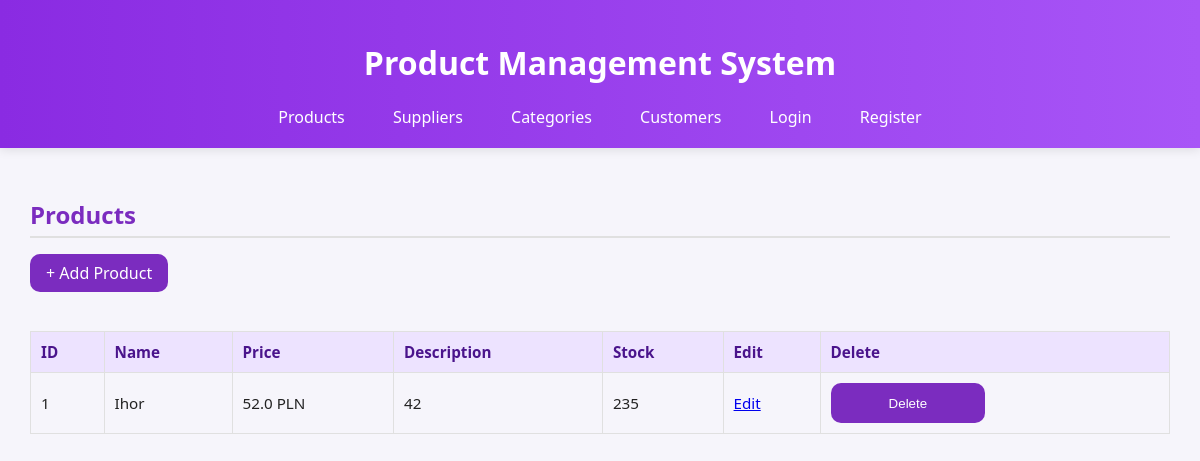
Before: / with the older database file.
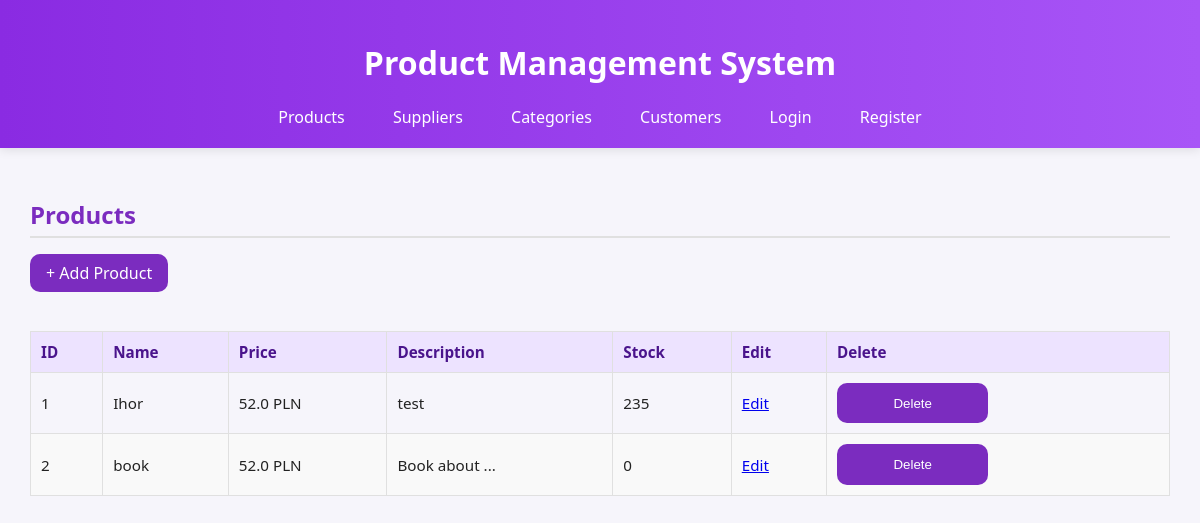
After: the same page with the newer database file.
### models.py (models this page shows)
class Product(db.Model):
    id = db.Column(db.Integer, primary_key=True)
    name = db.Column(db.String(120), nullable=False)
    price = db.Column(db.Float, nullable=False)
    supplier_id = db.Column(db.Integer, db.ForeignKey('supplier.id'))
    category_id = db.Column(db.Integer, db.ForeignKey('category.id'))
    description = db.Column(db.String(255))
    stock = db.Column(db.Integer, default=0)

### routes.py (the view)
@app.route('/')
def index():
    products = Product.query.all()
    return render_template('index.html', products=products)

### routes.py (called while the page is built)
@app.context_processor
def inject_user_status():
    return {'logged_in': 'user_id' in session}

### templates/index.html (shortened to what this page needs)
{% extends "base.html" %}
{% block content %}
<div class="card">
  <div class="card-header">
    <h2>Products</h2>
    <a href="{{ url_for('add_product') }}" class="btn-add">+ Add Product</a>
  </div>
  <table class="styled-table">
    <thead>
      <tr>
        <th>ID</th>
        <th>Name</th>
        <th>Price</th>
        <th>Description</th>
        <th>Stock</th>
        <th>Edit</th>
        <th>Delete</th>
      </tr>
    </thead>
    <tbody>
      {% for product in products %}
      <tr>
        <td>{{ product.id }}</td>
        <td>{{ product.name }}</td>
        <td>{{ product.price }} PLN</td>
        <td>{{ product.description or '' }}</td>
        <td>{{ product.stock }}</td>
        <td>
          <a href="{{ url_for('edit_item', model='product', item_id=product.id) }}" class="btn-edit">Edit</a>
        </td>
        <td>
          <form method="POST" action="{{ url_for('delete_item', model='product', item_id=product.id) }}" onsubmit="return confirm('Delete this product?');">
            <button type="submit" class="btn-delete">Delete</button>
          </form>
        </td>
      </tr>
      {% else %}
      <tr><td colspan="7" style="text-align:center;">No products found</td></tr>
      {% endfor %}
    </tbody>
  </table>
</div>
{% endblock %}

### templates/base.html (shortened to what this page needs)
<!DOCTYPE html>
<html lang="en">
<head>
  <link rel="stylesheet" href="{{ url_for('static', filename='style.css') }}">
</head>
<body>
  <header>
    <h1>Product Management System</h1>
    <nav>
      <a href="{{ url_for('index') }}">Products</a>
      <a href="{{ url_for('suppliers') }}">Suppliers</a>
      <a href="{{ url_for('categories') }}">Categories</a>
      <a href="{{ url_for('customers') }}">Customers</a>
      {% if logged_in %}
        <a href="{{ url_for('logout') }}" id="logoutBtn">Logout</a>
      {% else %}
        <a href="#" id="loginBtn">Login</a>
        <a href="#" id="registerBtn">Register</a>
      {% endif %}
    </nav>
  </header>
  <main>
    {% block content %}{% endblock %}
  </main>
</body>
</html>

### static/style.css (style rules this page uses)
body { font-family: "Poppins", sans-serif; background: #f4f3f7; color: #222; margin: 0; padding: 0; }
header { background: linear-gradient(90deg, #7B2CBF, #9D4EDD); color: white; text-align: center; padding: 1.5rem 0; box-shadow: 0 2px 10px rgba(0,0,0,0.1); }
nav { margin-top: 10px; }
nav a { color: white; text-decoration: none; margin: 0 15px; font-weight: 500; transition: 0.3s; }
h2 { color: #7B2CBF; border-bottom: 2px solid #E0E0E0; padding-bottom: 5px; margin-bottom: 1rem; }
form { display: grid; grid-template-columns: 1fr 1fr; gap: 1.2rem; }
button, input[type="submit"] { background: #7B2CBF; color: white; border: none; padding: 0.8rem 1rem; border-radius: 10px; cursor: pointer; transition: 0.3s; }
table { width: 100%; border-collapse: collapse; margin-top: 1.5rem; font-size: 0.95rem; }
th, td { border: 1px solid #e0e0e0; padding: 10px; text-align: left; }
th { background: #ede3ff; color: #4a148c; }
tr:nth-child(even) { background-color: #f9f9f9; }
.btn-add { display: inline-block; background: #7B2CBF; color: white; padding: 8px 16px; border-radius: 10px; text-decoration: none; transition: 0.3s; margin-bottom: 15px; }

### templates/base.html (style rules this page uses)
body { font-family: 'Segoe UI', sans-serif; background-color: #f6f5fb; margin: 0; padding: 0; }
header { background: linear-gradient(to right, #8a2be2, #a855f7); color: white; padding: 20px 0; text-align: center; }
nav { margin-top: 10px; }
nav a { color: white; text-decoration: none; margin: 0 10px; padding: 6px 12px; border-radius: 5px; transition: 0.2s; }
main { padding: 30px; }

Changed rows visible on the page:
changed Product "Ihor": description "42" → "test"
added Product: id "2", name "book", price "52.0", description "Book about ...", stock "0"
